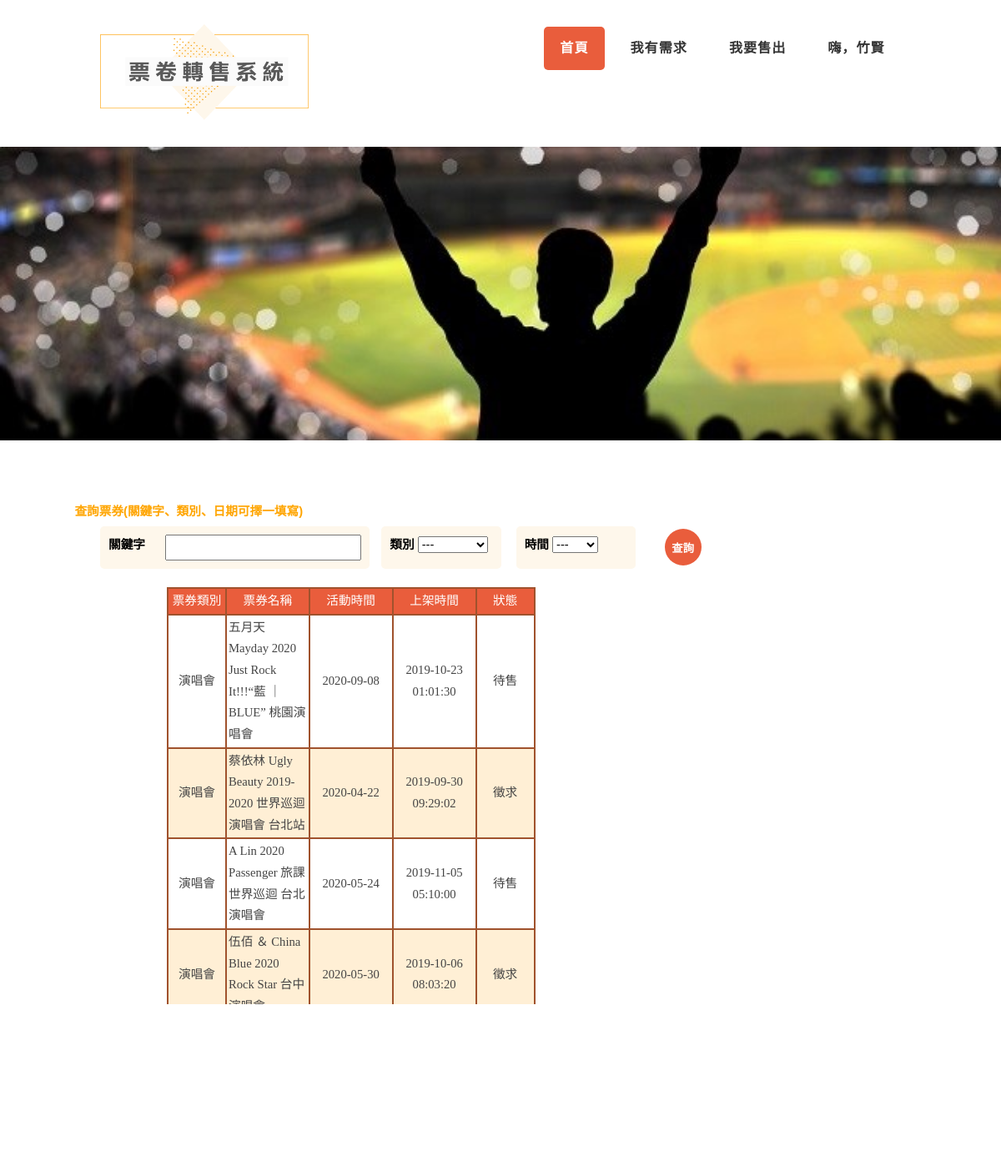
/index.php (signed in), run on the app's committed database.
### tables this page shows
CREATE TABLE `ticket` (
  `ticket_id` varchar(20) NOT NULL,
  `seller_id` varchar(10) NOT NULL,
  `ticket_class_id` varchar(10) NOT NULL,
  `ticket_name` tinytext,
  `ticket_status` tinytext,
  `ticket_post_time` datetime DEFAULT NULL,
  `activity_time` date DEFAULT NULL
);

CREATE TABLE `ticket_class` (
  `ticket_class_id` varchar(10) NOT NULL,
  `ticket_class_name` tinytext
);

### index.php (the view, shortened to what this page needs)
<!DOCTYPE HTML>
<html>
	<head>
	</head>
	<body class="homepage">
		<div id="header">
			<div class="container">
					<div id="logo">
						<a href="index.php"><img src="images/03.png" alt="票券轉售平台" border="0" height="120em"></a>
					</div>
					<nav id="nav">
						<ul>
							<li class="active"><a href="index.php">首頁</a></li>
							<li><a href="need.php">我有需求</a></li>
							<li><a href="sold.php">我要售出</a></li>
							<?php
							if(@!$_SESSION['login']){ ?>
							<li><a href="login.php">會員登入</a></li>
							<?php
							}
							else{ ?>
								<li><a href="userdata.php">嗨，<?php echo $_SESSION['last_name'] ?></a></li>
							<?php
							} ?>
					</nav>
			</div>
		</div>
		<div id="banner">
		</div>
		<div id="page">
			<p style="color: orange;font-weight: bold;position: absolute;left: 6.1em; top:5em;">查詢票券(關鍵字、類別、日期可擇一填寫)</p>
			<div id="search-ticket" class="container">
				<div style="width:22em; height:3.5em; background-color:#fef7eb; border-radius:5px; padding:10px; position:absolute; left: 0em;top: 1em;">
				    <strong style="float:left;">關鍵字</strong>
					<form action = "<?php echo htmlspecialchars($_SERVER['PHP_SELF']); ?>" method = "post">
					<input name="keyword" type="text"  style="width:16em; float:right;">
					</form>
				</div>
				<div style="width:9.8em; height:3.5em; background-color:#fef7eb; border-radius:5px; padding:10px; position:absolute; left: 23em; top: 1em;">
					<strong>類別</strong>
					<select name="category">
				          <option>---</option>
					</select>
				</div>
				<div style="width:9.8em; height:3.5em; background-color:#fef7eb; border-radius:5px; padding:10px; position:absolute; left: 34em; top: 1em;">
					<strong>時間</strong>
					<select name="Year">
				        	<option>---</option>
					</select>
				</div>
			<button type="submit" name="search"  style="width:3.3em; height:3.3em; background-color:#e95d3c;
			 border-radius:25px; margin:10px; position:absolute; left: 50em; top:8px;
			 font-family: 微軟正黑體;font-weight: bold;color: white;border: unset;">查詢</button>
			</div>
			<div style="position:relative; text-align:center;width:800px;margin:0px auto; top:6em; height:500px; margin-bottom:200px; overflow:auto; font-family:'微軟正黑體';">
			<?php
				$ticket_name = @$_POST['keyword'];
				$con = new mysqli("localhost", "root", "1061746", "票券系統");
				$result = $con->query("SELECT ticket_class_name,ticket.ticket_class_id,ticket_name,activity_time,ticket_post_time, ticket_status
					FROM ticket, ticket_class
					WHERE ticket_name like '%$ticket_name%' AND ticket.ticket_class_id = ticket_class.ticket_class_id ");
					?><table style='color:#444444;' position:relative; top:50em; >
					<tr>
					<th style="width:70px;  background-color:#e95d3c; color:white;">票券類別</th>
					<th style="width:50px;  background-color:#e95d3c; color:white;">票券名稱</th>
					<th style="width:100px;  background-color:#e95d3c; color:white;">活動時間</th>
					<th style="width:100px;  background-color:#e95d3c; color:white;">上架時間</th>
					<th style="width:70px;  background-color:#e95d3c; color:white;">狀態</th>
					<?php
					while($row = mysqli_fetch_array($result))
					{
						  echo "<tr>";
						  if($row['ticket_status']=='sold')
						  {echo "<th style=\"vertical-align:middle;\" bgcolor='white'>" . $row['ticket_class_name'] . "</td>";
						  echo "<th style=\"vertical-align:middle;text-align:left;\" bgcolor='white'>" . $row['ticket_name'] . "</td>";
						  echo "<th style=\"vertical-align:middle;\" bgcolor='white'>" . $row['activity_time'] . "</td>";
						  echo "<th style=\"vertical-align:middle;\" bgcolor='white'>" . $row['ticket_post_time'] . "</td>";
						  echo "<th style=\"vertical-align:middle;\" bgcolor='white'>待售</td>";}
						  if($row['ticket_status']=='need')
						  {echo "<th style=\"vertical-align:middle;\" bgcolor='#FFEFD5'>" . $row['ticket_class_name'] . "</td>";
						  echo "<th style=\"vertical-align:middle;text-align:left;\" bgcolor='#FFEFD5'>" . $row['ticket_name'] . "</td>";
						  echo "<th style=\"vertical-align:middle;\" bgcolor='#FFEFD5'>" . $row['activity_time'] . "</td>";
						  echo "<th style=\"vertical-align:middle;\" bgcolor='#FFEFD5'>" . $row['ticket_post_time'] . "</td>";
						  echo "<th style=\"vertical-align:middle;\" bgcolor='#FFEFD5'>徵求</td>";}
					}
			?>
	</div>
		</div>
	</body>
</html>

### css/style.css (style rules this page uses)
body { background: #202020 url(images/img01.jpg) repeat; }
body,input,textarea,select { font-family: '微軟正黑體', sans-serif; font-weight: 300; font-size: 11pt; line-height: 1.75em; }
strong, b { font-weight: bold; color: #000000; }
a { color: #ff0000; }
p, ul, ol, dl, table { margin-bottom: 1em; }
#header { position: relative; background: #FFF; }
#header .container { position: relative; padding: 6em 0em; }
#logo { position: absolute; left: 0em; top: 2em; }
#nav { position: absolute; right: 0em; top: 2.2em; }
#nav > ul > li { float: left; }
#nav > ul > li:last-child { padding-right: 0; }
#nav > ul > li > a, #nav > ul > li > span { display: block; margin-left: 0.7em; padding: 0.80em 1.2em; letter-spacing: 0.06em; text-decoration: none; text-transform: uppercase; font-size: 1.1em; font-weight: bold; outline: 0; color: #333; }
#nav li.active a { background-color: #e95d3c; border-radius: 5px; color: #FFF; }
#banner { position: relative; padding: 20em 0em; background: url(../images/banner.jpg) no-repeat center; background-size: cover; color: #fff; }
#page { position: relative; background: #fff; }
#search-ticket { position: relative; background-color: goldenrod; }

### css/style-desktop.css (style rules this page uses)
body,input,textarea,select { font-size: 11pt; }
#banner { padding: 6em 0em; }
.homepage #banner { padding: 12em 0em; }
#page { padding: 2em 0em 6em 0em; }
.homepage #page { padding: 6em 0em; }

### index.php (style rules this page uses)
th { padding:2px; border:2px solid #A0522D; }

### data on the page
ticket: ticket_class.ticket_class_name "演唱會", ticket_name "五月天 Mayday 2020 Just Rock It!!!“藍 ｜ BLUE” 桃園演唱會", activity_time "2020-09-08", ticket_post_time "2019-10-23 01:01:30"
ticket: ticket_class.ticket_class_name "演唱會", ticket_name "蔡依林 Ugly Beauty 2019-2020 世界巡迴演唱會 台北站", activity_time "2020-04-22", ticket_post_time "2019-09-30 09:29:02"
ticket: ticket_class.ticket_class_name "演唱會", ticket_name "A Lin 2020 Passenger 旅課 世界巡迴 台北演唱會", activity_time "2020-05-24", ticket_post_time "2019-11-05 05:10:00"
ticket: ticket_class.ticket_class_name "演唱會", ticket_name "伍佰 ＆ China Blue 2020 Rock Star…", activity_time "2020-05-30", ticket_post_time "2019-10-06 08:03:20"

### other printed values
$_SESSION['last_name'] "竹賢"
